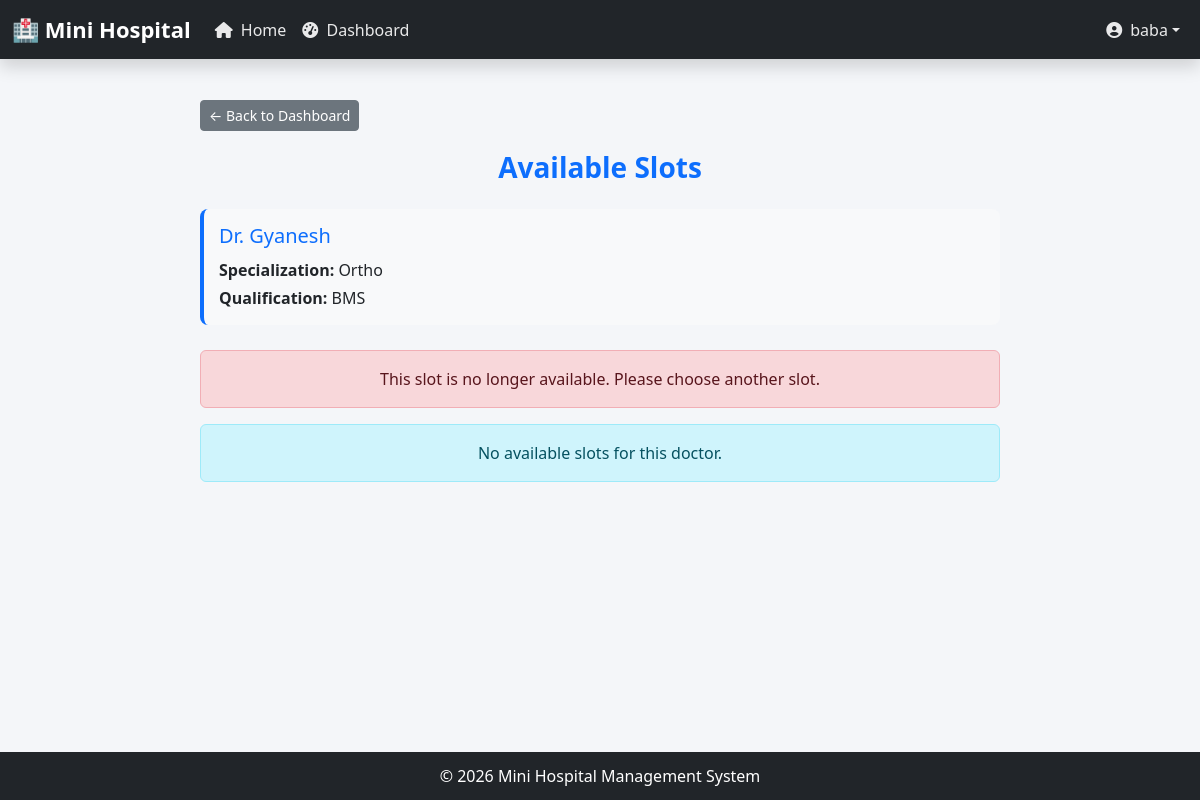
The page /patient/book/63/ (signed in) on the database its author committed.
### account/models.py (models this page shows, shortened)
class User(AbstractUser):
    ROLE_CHOICES = (
        ('doctor', 'Doctor'),
        ('patient', 'Patient'),
    )
    role = models.CharField(max_length=10, choices=ROLE_CHOICES)
    full_name = models.CharField(max_length=200)
    gender = models.CharField(max_length=10)
    date_of_birth = models.DateField()
    mobile_number = models.CharField(max_length=15)
    email = models.EmailField(unique=True, blank=True)
    REQUIRED_FIELDS = ["email", "full_name", "gender", "date_of_birth", "mobile_number"]
    qualification = models.CharField(max_length=200, blank=True, null=True)
    specialization = models.CharField(max_length=200, blank=True, null=True)
    practicing_year_from = models.IntegerField(blank=True, null=True)
    license_number = models.CharField(max_length=200, blank=True, null=True)
    blood_group = models.CharField(max_length=5, blank=True, null=True)

### booking/views.py (the view, shortened to what this page needs)
# urls.py: path('book/<int:slot_id>/', views.book_slot, name='book_slot'),
@login_required
def book_slot(request, slot_id):
    slot = Availability.objects.get(id=slot_id)
    if slot.is_booked:
        return render(request, "doctor_slots.html", {
            "error": "This slot is no longer available. Please choose another slot.",
            "doctor": slot.doctor
        })

### templates/doctor_slots.html (shortened to what this page needs)
{% extends 'base.html' %}
{% block content %}
<div class="slots-container">
    <div class="back-button">
        <a href="/patient/dashboard/" class="btn btn-secondary btn-sm">
            ← Back to Dashboard
        </a>
    </div>
    <h3 class="text-center mb-4 page-title">
        Available Slots
    </h3>
    {% if doctor %}
        <div class="doctor-info">
            <h5>Dr. {{ doctor.full_name }}</h5>
            <p class="mb-1">
                <strong>Specialization:</strong> {{ doctor.specialization }}
            </p>
            <p class="mb-0">
                <strong>Qualification:</strong> {{ doctor.qualification }}
            </p>
        </div>
    {% endif %}
    {% if error %}
        <div class="alert alert-danger text-center">
            {{ error }}
        </div>
    {% endif %}
    {% if slots_by_date %}
        {% for date_key, slots_list in slots_by_date.items %}
            <div class="date-header" onclick="toggleDate(this)" data-date="{{ date_key }}">
                <span>📅 {{ date_key }}</span>
                <span class="toggle-icon">▼</span>
            </div>
            <div class="date-content">
                {% for slot in slots_list %}
                    <div class="card shadow-sm slot-card p-3">
                        <div class="row align-items-center">
                            <div class="col-md-8">
                                <p class="mb-0">
                                    <strong>Time:</strong>
                                    {{ slot.start_time }} - {{ slot.end_time }}
                                </p>
                            </div>
                            <div class="col-md-4 text-end">
                                <a href="{% url 'book_slot' slot.id %}"
                                   class="btn btn-success btn-sm">
                                   Book Now
                                </a>
                            </div>
                        </div>
                    </div>
                {% endfor %}
            </div>
        {% endfor %}
    {% else %}
        <div class="alert alert-info text-center">
            No available slots for this doctor.
        </div>
    {% endif %}
</div>
{% endblock %}

### templates/base.html (shortened to what this page needs)
{% load static %}
<!DOCTYPE html>
<html lang="en">
<head>
    <link href="https://cdn.jsdelivr.net/npm/bootstrap@5.3.2/dist/css/bootstrap.min.css"
          rel="stylesheet">
    <link rel="stylesheet"
          href="https://cdnjs.cloudflare.com/ajax/libs/font-awesome/6.4.0/css/all.min.css">
</head>
<body>
<nav class="navbar navbar-expand-lg navbar-dark bg-dark shadow">
    <div class="container-fluid">
        <a class="navbar-brand"
           href="{% url 'home' %}">
            🏥 Mini Hospital
        </a>
        <div class="collapse navbar-collapse"
             id="navbarNav">
            <ul class="navbar-nav me-auto">
                <li class="nav-item">
                    <a class="nav-link"
                       href="{% url 'home' %}">
                        <i class="fas fa-home me-1"></i>
                        Home
                    </a>
                </li>
                {% if user.is_authenticated %}
                    {% if user.role == 'doctor' %}
                        <li class="nav-item">
                            <a class="nav-link"
                               href="{% url 'doctor_dashboard' %}">
                                <i class="fas fa-tachometer-alt me-1"></i>
                                Dashboard
                            </a>
                        </li>
                    {% elif user.role == 'patient' %}
                        <li class="nav-item">
                            <a class="nav-link"
                               href="{% url 'patient_dashboard' %}">
                                <i class="fas fa-tachometer-alt me-1"></i>
                                Dashboard
                            </a>
                        </li>
                    {% endif %}
                {% endif %}
            </ul>
            <ul class="navbar-nav ms-auto align-items-lg-center">
                {% if user.is_authenticated %}
                    <li class="nav-item dropdown d-none d-lg-block">
                        <a class="nav-link dropdown-toggle d-flex align-items-center"
                           href="#"
                           id="userDropdown"
                           role="button"
                           data-bs-toggle="dropdown"
                           aria-expanded="false">
                            <i class="fas fa-user-circle me-2"></i>
                            {% if user.role == 'doctor' %}
                                Dr. {{ user.full_name }}
                            {% else %}
                                {{ user.full_name }}
                            {% endif %}
                        </a>
                    </li>
                {% endif %}
            </ul>
        </div>
    </div>
</nav>
<div class="container main-container">
    {% block content %}
    {% endblock %}
</div>
<footer>
    <p class="mb-0">
        © 2026 Mini Hospital Management System
    </p>
</footer>
</body>
</html>

### templates/base.html (style rules this page uses)
body { background-color:#f4f6f9; min-height:100vh; display:flex; flex-direction:column; padding-top:70px; }
.navbar { position:fixed; top:0; left:0; right:0; z-index:1000; }
.navbar-brand { font-weight:bold; font-size:22px; }
.main-container { flex:1; padding:30px; }
footer { background:#212529; color:white; text-align:center; padding:12px; }
.navbar-nav .nav-link { color:rgba(255,255,255,0.9) !important; transition:0.3s; }

### templates/doctor_slots.html (style rules this page uses)
.slots-container { max-width: 800px; margin: auto; }
.page-title { font-weight: bold; color: #0d6efd; }
.doctor-info { background-color: #f8f9fa; padding: 15px; border-radius: 8px; margin-bottom: 25px; border-left: 4px solid #0d6efd; }
.doctor-info h5 { color: #0d6efd; margin-bottom: 10px; }
.back-button { margin-bottom: 20px; }

### rows shown on the page
User: full_name "baba"
User: full_name "Gyanesh", specialization "Ortho", qualification "BMS"

### other values the page prints
{{ error }} "This slot is no longer available. Please choose another slot."
